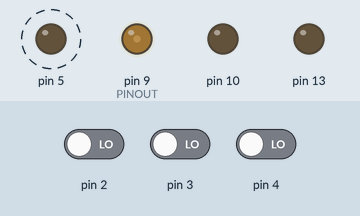
A sketch run on a simulated Arduino Uno, built with avr-gcc and run on an emulated ATmega328P. Parts: output pins drawn as LEDs (lit = HIGH). Dashed ring = blinking. The test bench sets the inputs (shaded band); at power-on: pin 2 LOW, pin 3 LOW, pin 4 LOW.

Above: at 1.2 s.
1.3 s: pin 2 driven HIGH
At 3.3 s:
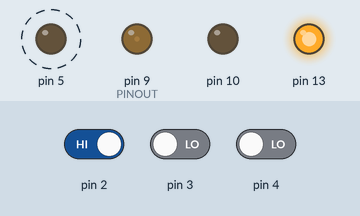
4.3 s: pin 3 driven HIGH
At 5.14 s:
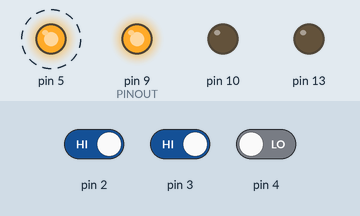
7.3 s: pin 4 driven HIGH
At 8.4 s:
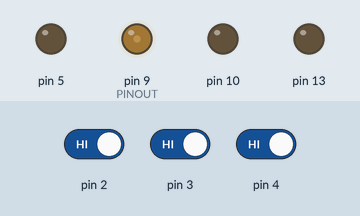
10.3 s: pin 2 driven LOW
At 10.72 s:
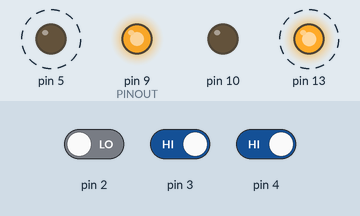
13.3 s: pin 4 driven LOW
At 15.9 s:
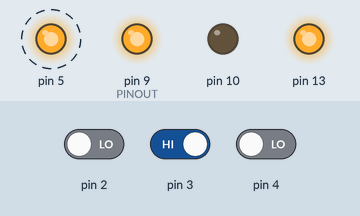
16.3 s: pin 4 driven HIGH
At 17.93 s:
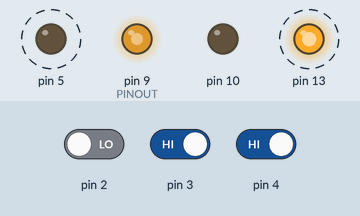
Timing chart, 0 to 27.9 s (numbered marks = the images above; inputs shaded):
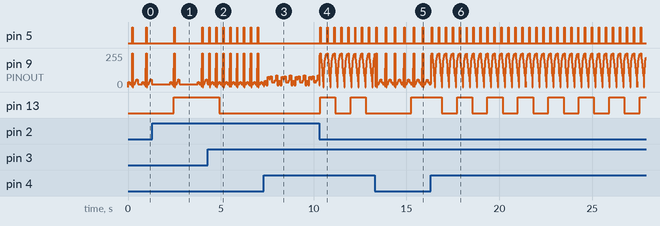

Measured:
- after the input at 1.3 s, pin 5: alternates HIGH for 0.03 s and LOW for 1.5 s, starting after 1.2 s
- after the input at 4.3 s, pin 5: alternates HIGH for 0.03 s and LOW for 0.35 s, starting after 0.07 s
- after the input at 7.3 s, pin 5: stops changing and stays LOW; pin 13: stays LOW (without the input it goes to HIGH after 0.07 s)
- after the input at 10.3 s, pin 5: alternates HIGH for 0.03 s and LOW for 0.35 s, starting after 0.05 s; pin 13: alternates HIGH for 0.82 s and LOW for 0.82 s, starting after 0.05 s
- after the input at 13.3 s, pin 5: alternates HIGH for 0.03 s and LOW for 0.48 s, starting after 0.58 s
- after the input at 16.3 s, pin 5: alternates HIGH for 0.03 s and LOW for 0.35 s, starting after 0.43 s; pin 13: alternates HIGH for 0.82 s and LOW for 0.82 s, starting after 0.60 s
- by itself, pin 5: alternates HIGH for 0.03 s and LOW for 0.73 s
- by itself, pin 9 (PINOUT): repeats every 0.38 s: 240/255 0.03 s, 255/255 0.03 s, 210/255 0.03 s, 180/255 0.03 s, 140/255 0.03 s, 100/255 0.03 s, 80/255 0.03 s, 40/255 0.03 s, 0/255 0.03 s, 100/255 0.03 s, 150/255 0.03 s, 200/255 0.03 s, 220/255 0.03 s, 240/255 0.03 s, 250/255 0.03 s

The sketch:

ecg_sim.ino
```cpp
// (licence header left out)
//#define ENABLE_CUSTOM_WAVE
#define ENABLE_RESP_SIM         // comment out to disable resp sim
#define ENABLE_MODE_SELECTOR
#define ENABLE_RESP_LED
//#define SPEED_8_MHZ
#define PINOUT 9


#ifndef SPEED_8_MHZ
#define F_CPU 16000000UL
#else
#define F_CPU 8000000UL
#endif
#ifdef ENABLE_CUSTOM_WAVE
#include "wave.h"
#include <string.h>
#endif

enum hr_rate {
    BPM40  = 0x3C,
    BPM80  = 0x1E,
    BPM120 = 0x14,
    TACH = 0xF,
};

#ifndef SPEED_8_MHZ
enum resp_rate {
    RESP12 = 150,
    RESP38 = 50
};
#else
enum resp_rate {
    RESP12 = 75,
    RESP38 = 25
};
#endif
uint8_t nsr_fragment[] = {
    35, 38, 35, 20, 20, 20, 25, 5,
    140, 255, 0, 20, 20, 20, 25,
    35, 45, 55, 58, 56, 25
};
uint8_t pwm_norm_sr[0x40];

uint8_t pwm_vtach[0x10] {
    0, 100, 150, 200, 220, 240, 250, 240,
    255, 210, 180, 140, 100, 80, 40, 10,
};

uint8_t pwm_vfib[0x40];     // these values are dynamically computed in setup()

#ifdef ENABLE_CUSTOM_WAVE
uint8_t custom_wave[0x40];
#endif

#ifdef ENABLE_MODE_SELECTOR
// For whatever reason, the optimizer doesn't always inline these functions
// Force inlining with the __attribute__ modifier.
// PORTD 2,3,4
uint8_t __attribute__((always_inline)) get_mode(void) {
    return((PIND >> 2) & 0x7);
}
#endif

void disable_resp(void) {
    DDRB = DDRB | 0x4;
    TCCR2B = 0;
}

void enable_resp(void) {
#ifdef ENABLE_RESP_SIM
    TCCR2B = 0x7;       // (clk/1024) prescaler
#endif
}
void (*resp_enable_fp)(void) = enable_resp;

// Since there is only one PWM pin used that has been pre-set in setup(),
// this routine is faster than calling analogWrite()
void __attribute__((always_inline)) pwm_dc(const uint8_t duty_cycle) {
    OCR1A = duty_cycle;
}

void __attribute__((hot)) pwm_array_sequence(const uint8_t *const sequence_array, const uint8_t rate) {
    static uint8_t counter;
    uint8_t value = sequence_array[counter];
    counter = (counter + 1) % rate;
    pwm_dc(value);
    PORTD = PORTD & ~0x20;
    if(value == 255)
        PORTD = PORTD | (1 << PD5);
}


// This routine controls the respiratory simulation. Unfortunately, TIMER2 must be
// used as TIMER1 is governing the PWM signal. Even with the highest prescaler, the
// timer overflows too quickly. So, we have to use a second counter to further
// divide the signal down to a reasonable rate. The interrupt flag is cleared in
// hardware when this routine is called.
static long resp_rate = RESP12;
ISR(TIMER2_OVF_vect) {
    static uint8_t counter = 0;
    counter = (counter + 1) % resp_rate;
    if(counter == 0) {
        DDRB = DDRB ^ 0x4;
        PORTB = PORTB & ~0x4;
#ifdef ENABLE_RESP_LED
        PORTB = (PORTB ^ 0x20);
#endif
    }
}

// Since this function is only called once, we can use the Arduino-core functions
// Arduino-core functions should be avoided when optimizing for speed.
// NOTE: this microcontroller must have at least three, independent interrupt timers
// TIMER0 is reserved for the delay function and can't be used.
void setup(void) {
    pinMode(5, OUTPUT);
#ifdef ENABLE_RESP_SIM
    pinMode(10, OUTPUT);
#endif
    pinMode(PINOUT, OUTPUT);
#ifdef ENABLE_RESP_LED
    pinMode(13, OUTPUT);
#endif

    // If the arduino is reset with all mode switches high,
    // disable the resp routine by changing the resp_enable_fp
    // function pointer.
    if(get_mode() == 0x7)
        resp_enable_fp = disable_resp;

    // Enable non-inverted, high-speed PWM for pin 9 (PB1) on TIMER1
    // OCR1A register determines duty cycle in this mode (range 0 - 255).
    // Registers and constant values taken from ATMega328P datasheet
    cli();
    TCCR1A |= _BV(COM1A1) | _BV(WGM10);
    TCCR1B |= _BV(CS10) | _BV(WGM12);

    // Enable TIMER2 overflow interrupt for respiration routine
    // Allows the respiratory simulation to run asynchronously to the cardiac
    // waveforms
#ifdef ENABLE_RESP_SIM
    TCCR2A = 0;
    enable_resp();
    TCNT2 = 0;
    TIMSK2 = _BV(TOIE2);    // enable TIMER2 overflow interrupt
#endif
    sei();

    // precompute vfib values
    // This trig algorithm roughly simulates the random-yet-cyclical nature
    // of V-FIB. Enough to trigger the V-FIB alarms, usually. It will still
    // occasionally be seen as a V-RUN.
    for(uint8_t i = 0; i < sizeof(pwm_vfib); i++)
        pwm_vfib[i] = (50 * (sin(i / 3) * sin((i / 3) * 2))) + 50;

    // create normal sinus rhythm sequence from nsr_fragment and baseline offset
    for(uint8_t i = 0; i < sizeof(pwm_norm_sr); i++)
        pwm_norm_sr[i] = 20;
    for(uint8_t i = 0; i < sizeof(nsr_fragment); i++)
        pwm_norm_sr[i] = nsr_fragment[i];

#ifdef ENABLE_CUSTOM_WAVE
    for(uint8_t i = 0; i < sizeof(custom_wave); i++)
        custom_wave[i] = extern_baseline;
    uint8_t bcount = sizeof(extern_wave_fragment);
    if(bcount > sizeof(custom_wave))
        bcount = sizeof(custom_wave);
    memcpy(custom_wave, extern_wave_fragment, bcount);
#endif
}

void __attribute__((hot)) loop(void) {
    uint8_t *current_sequence = pwm_norm_sr;
    uint8_t heart_rate = BPM80;
    uint8_t master_delay = 25;
    uint8_t current_mode = 0;
    while(1) {
        pwm_array_sequence(current_sequence, heart_rate);
#ifdef ENABLE_MODE_SELECTOR
        uint8_t mode = get_mode();
        if(mode != current_mode) {
            current_mode = mode;
            current_sequence = pwm_norm_sr;
            heart_rate = BPM80;
            resp_rate = RESP12;
            resp_enable_fp();
            //enable_resp();
            switch(current_mode) {
                case 0:             // normal sinus rhythm, 80BPM
                    break;
                case 1:             // normal sinus rhythm, 40BPM
                    heart_rate = BPM40;
                    break;
                case 2:             // normal sinus rhythm, 120BPM
                    heart_rate = BPM120;
                    break;
                case 3:             // normal sinus rhythm, tach
                    heart_rate = TACH;
                    break;
                case 4:             // normal sinus rhythm, bpm80, apnea
                    heart_rate = BPM80;
                    disable_resp();
                    break;
                case 5:             // normal sinus rhythm, bpm80, hyperventilation
                    resp_rate = RESP38;
                    break;
                case 6:             // V-tach
                    current_sequence = pwm_vtach;
                    heart_rate = TACH;
                    resp_rate = RESP38;
                    break;
                case 7:             // V-fib
                    disable_resp();
#ifndef ENABLE_CUSTOM_WAVE
                    current_sequence = pwm_vfib;
#else
                    current_sequence = custom_wave;
#endif
                    break;
            }
        }

#endif      // ENABLE_MODE_SELECTOR
        delay(master_delay);
    }
}
```
